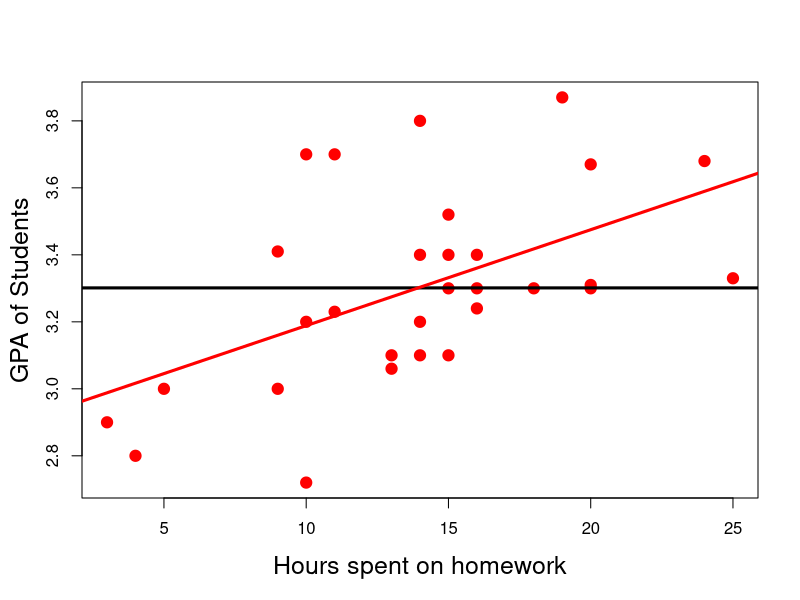
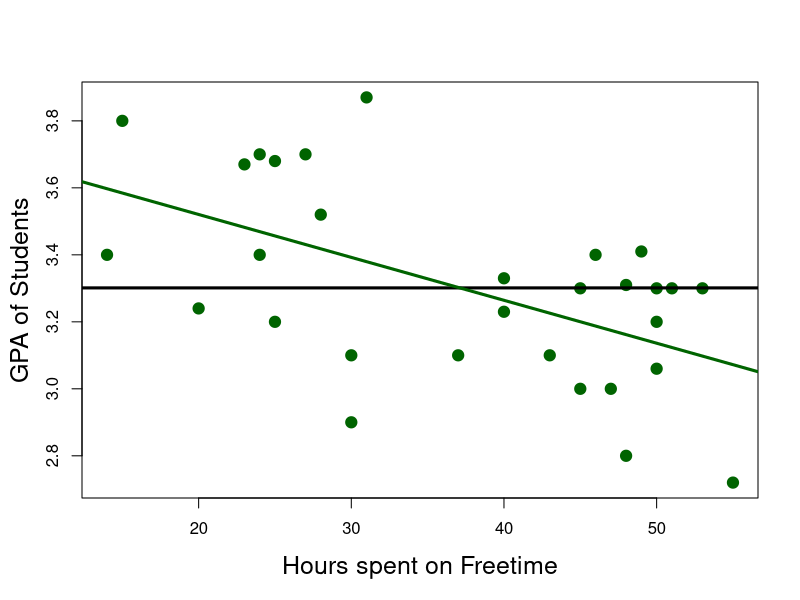
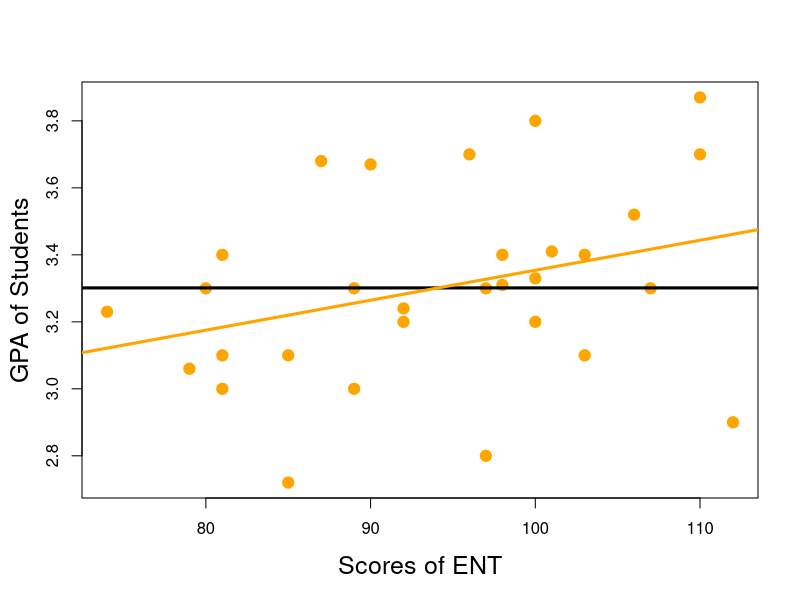
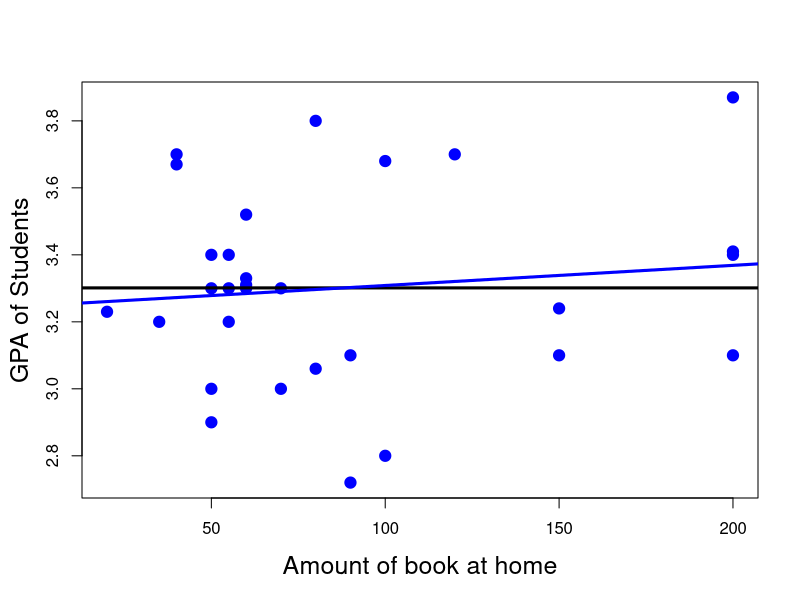
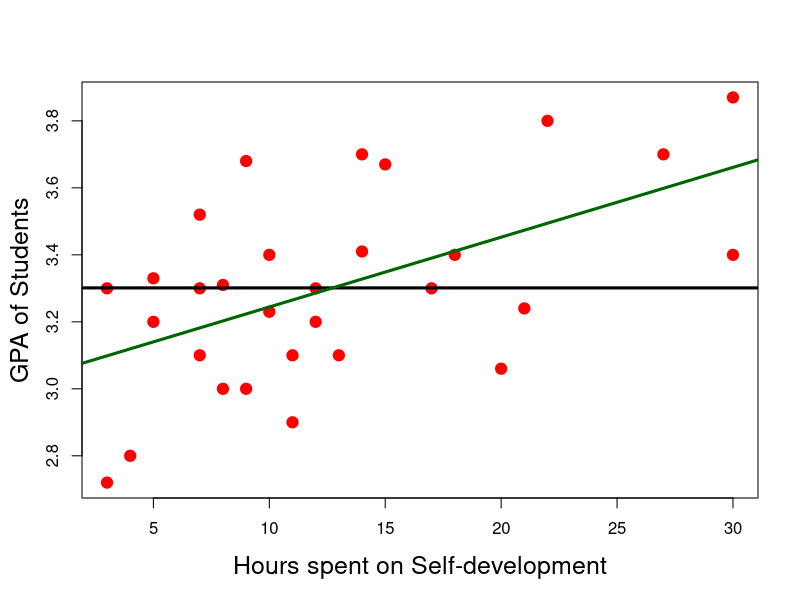

Recreate these plots in R, in order.
setwd("E:\\Desktop\\2\\GitProjects\\R\\DS-1\\gpa_linear_regression")
#working_directory <- paste0(getwd(), "/gpa_linear_regression.csv")

G <- read.csv("gpa_linear_regression.csv", row.names = NULL)
str(G)

gpa <- G$GPA
hours <- G$Hours
free <- G$Free_time
ent <- G$ENT
books <- G$Books
dev <- G$Self.development

plot(hours, gpa, xlab = "Hours spent on homework", ylab = "", 
cex.lab = 1.5, cex = 1.5, 
col = "red", pch = 19)
title(ylab = "GPA of Students", line = 2.5, cex.lab = 1.5)
abline(a = mean(gpa), b = 0, lwd = 3)
abline(lsfit(hours, gpa), lwd = 3, col = "red")


plot(free, gpa, xlab = "Hours spent on Freetime", ylab = "", 
cex.lab = 1.5, cex = 1.5, 
col = "darkgreen", pch = 19)
title(ylab = "GPA of Students", line = 2.5, cex.lab = 1.5)
abline(a = mean(gpa), b = 0, lwd = 3)
abline(lsfit(free, gpa), lwd = 3, col = "darkgreen")
a <- lsfit(free, gpa)
a$coefficients

plot(ent, gpa, xlab = "Scores of ENT", ylab = "", 
cex.lab = 1.5, cex = 1.5, 
col = "orange", pch = 19)
title(ylab = "GPA of Students", line = 2.5, cex.lab = 1.5)
abline(a = mean(gpa), b = 0, lwd = 3)
abline(lsfit(ent, gpa), lwd = 3, col = "orange")

plot(books, gpa, xlab = "Amount of book at home", ylab = "", 
cex.lab = 1.5, cex = 1.5, 
col = "blue", pch = 19)
title(ylab = "GPA of Students", line = 2.5, cex.lab = 1.5)
abline(a = mean(gpa), b = 0, lwd = 3)
abline(lsfit(books, gpa), lwd = 3, col = "blue")
a <- lsfit(books, gpa)
a$coefficients

plot(dev, gpa, xlab = "Hours spent on Self-development", ylab = "", 
cex.lab = 1.5, cex = 1.5, 
col = "red", pch = 19)
title(ylab = "GPA of Students", line = 2.5, cex.lab = 1.5)
abline(a = mean(gpa), b = 0, lwd = 3)
abline(lsfit(dev, gpa), lwd = 3, col = "darkgreen")

TSS <- sum((gpa - mean(gpa))^2)

model1 <- lm(GPA ~ Hours, data = G)
R2.m1 <- 1 - (sum((model1$residuals)^2)/TSS)
model2 <- lm(GPA ~ Free_time, data = G)
R2.m2 <- 1 - (sum((model2$residuals)^2)/TSS)
model3 <- lm(GPA ~ Books, data = G)
R2.m3 <- 1 - (sum((model3$residuals)^2)/TSS)
model4 <- lm(GPA ~ ENT, data = G)
R2.m4 <- 1 - (sum((model4$residuals)^2)/TSS)
model5 <- lm(GPA ~ Self.development, data = G)
R2.m5 <- 1 - (sum((model5$residuals)^2)/TSS)

cat("R2 for Hours is", R2.m1, "\n")
cat("R2 for Freetime is", R2.m2, "\n")
cat("R2 for Books", R2.m3, "\n")
cat("R2 for ENT is", R2.m4, "\n")
cat("R2 for Self-development is", R2.m5, "\n")

model6 <- lm(GPA ~ Free_time  + ENT + Self.development + Hours + Books, data = G)
summary(model6)

cor(G)

t <- read.csv("gpa_linear_regression_test.csv")
predictTest <- predict(model6, newdata = t)

RSS <- sum((t$GPA - predictTest)^2)
TSS <- sum((t$GPA - mean(G$GPA))^2)

R2 <- 1 - RSS/TSS
R2

model1 <- lm(GPA ~ Self.development, data = G)
model2 <- lm(GPA ~ Self.development + Free_time, data = G)
model3 <- lm(GPA ~ Self.development + Hours, data = G)
model4 <- lm(GPA ~ Self.development + Free_time + Hours + ENT, data = G)
model5 <- lm(GPA ~ Self.development + Free_time + Hours + ENT + Books, data = G)

summary(model3)
predictTest <- predict(model3, newdata = t)

RSS <- sum((t$GPA - predictTest)^2)
TSS <- sum((t$GPA - mean(G$GPA))^2)

R2 <- 1 - RSS/TSS
R2
cor(G)
